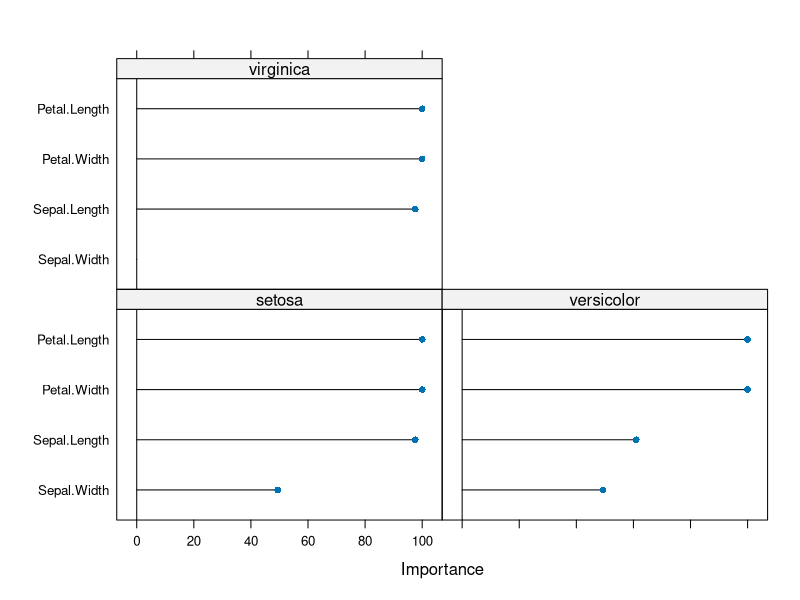
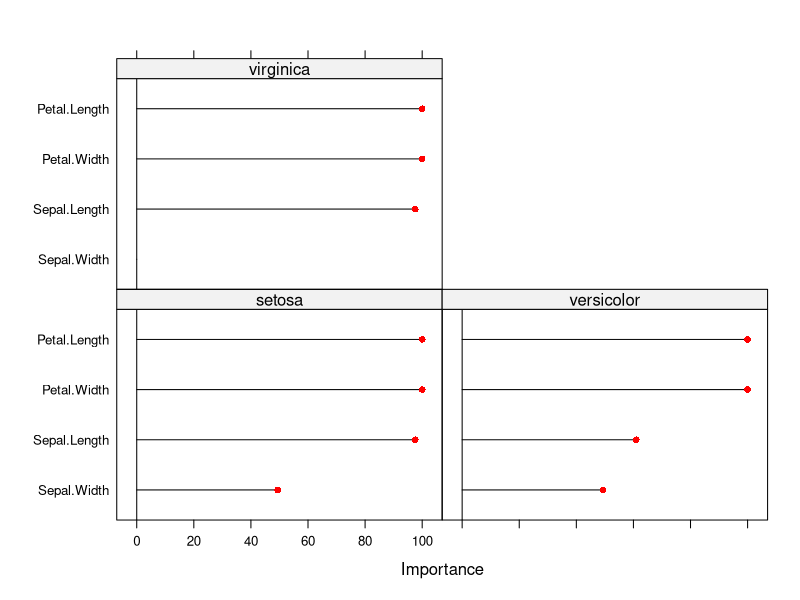

The R script that drew these images, in order:
####################################
# Data Professor                   #
# http://youtube.com/dataprofessor #
# http://github.com/dataprofessor  #
####################################

# Importing libraries
library(datasets) # Contains the Iris data set
library(caret) # Package for machine learning algorithms / CARET stands for Classification And REgression Training

# Importing the Iris data set
data(iris)

# Check to see if there are missing data?
sum(is.na(iris))

# To achieve reproducible model; set the random seed number
set.seed(100)

# Performs stratified random split of the data set
TrainingIndex <- createDataPartition(iris$Species, p=0.8, list = FALSE)
TrainingSet <- iris[TrainingIndex,] # Training Set
TestingSet <- iris[-TrainingIndex,] # Test Set

# Compare scatter plot of the 80 and 20 data subsets




###############################
# SVM model (polynomial kernel)

# Build Training model
Model <- train(Species ~ ., data = TrainingSet,
               method = "svmPoly",
               na.action = na.omit,
               preProcess=c("scale","center"),
               trControl= trainControl(method="none"),
               tuneGrid = data.frame(degree=1,scale=1,C=1)
)

# Build CV model
Model.cv <- train(Species ~ ., data = TrainingSet,
                  method = "svmPoly",
                  na.action = na.omit,
                  preProcess=c("scale","center"),
                  trControl= trainControl(method="cv", number=10),
                  tuneGrid = data.frame(degree=1,scale=1,C=1)
)


# Apply model for prediction
Model.training <-predict(Model, TrainingSet) # Apply model to make prediction on Training set
Model.testing <-predict(Model, TestingSet) # Apply model to make prediction on Testing set
Model.cv <-predict(Model.cv, TrainingSet) # Perform cross-validation

# Model performance (Displays confusion matrix and statistics)
Model.training.confusion <-confusionMatrix(Model.training, TrainingSet$Species)
Model.testing.confusion <-confusionMatrix(Model.testing, TestingSet$Species)
Model.cv.confusion <-confusionMatrix(Model.cv, TrainingSet$Species)

print(Model.training.confusion)
print(Model.testing.confusion)
print(Model.cv.confusion)

# Feature importance
Importance <- varImp(Model)
plot(Importance)
plot(Importance, col = "red")
